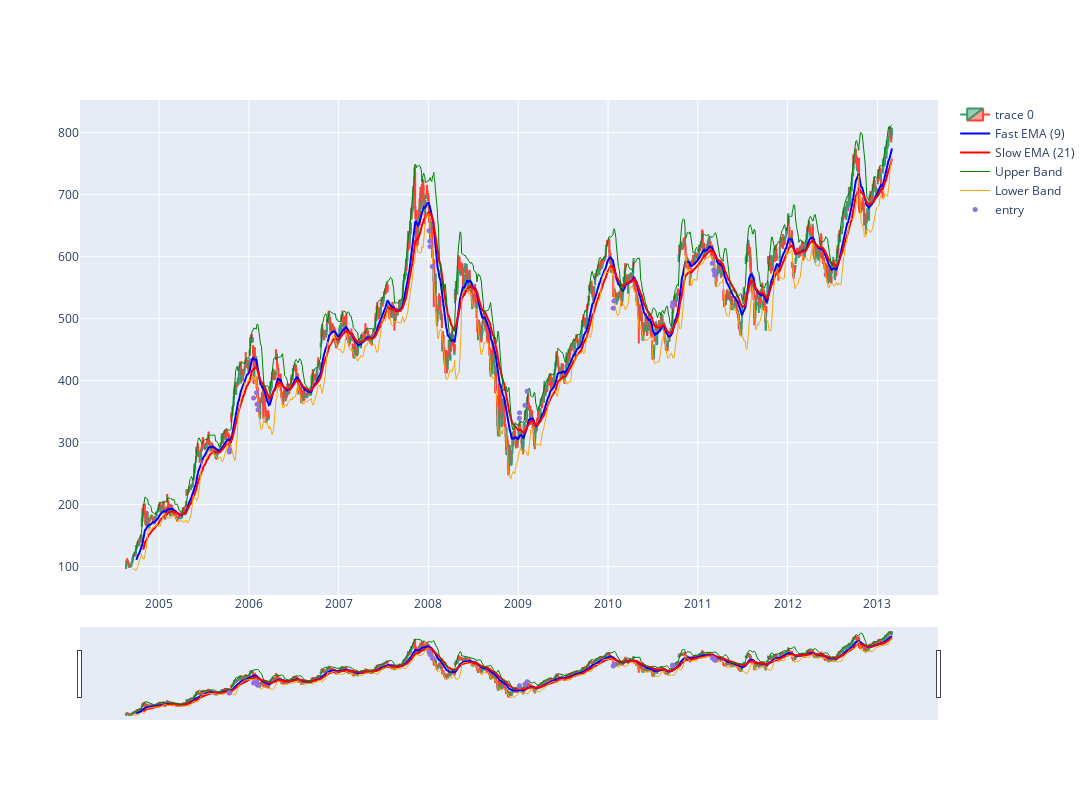

Notebook source saved alongside this figure:
### Markdown cell above
### Retrieve market data

### Code cell
symbol = 'SOLUSDT'
interval = '5'
category = 'linear'
start_date = '2024-10-01 00:00:00'
end_date = '2023-02-01 00:00:00'


#df = fetch_market_data(symbol,interval, category, start_date, None)

 
#df[['Open', 'High', 'Low', 'Close', 'Volume']] = df[['Open', 'High', 'Low', 'Close', 'Volume']].apply(pd.to_numeric)
df = GOOG

#df.reset_index(inplace=True, drop=True)
df['RSI'] = ta.rsi(df['Close'].astype(float), length = 14)
df['Fast_EMA'] = ta.ema(df['Close'].astype(float), length=30)
df['Slow_EMA'] = ta.ema(df['Close'].astype(float), length=50)

df['ATR'] = ta.atr(df['High'].astype(float), df['Low'].astype(float),df['Close'].astype(float), length=7)

bbands = ta.bbands(df['Close'].astype(float), length = 20, std = 2)
df = df.join(bbands)


backcandles = 100
#df.reset_index(inplace=True, drop=True)
df['EMA_SIGNAL'] = [ema_signal(df, i,backcandles) if i >= backcandles - 1 else 0 for i in range(len(df))]
df['TOTAL_SIGNAL'] = [total_signal(df, i,backcandles) if i >= backcandles-1 else 0 for i in range(len(df))]
df['pointpos'] = [
    float(row['Low']) - (float(row['High']) - float(row['Low'])) * 0.5 if row['TOTAL_SIGNAL'] == 1 else  # LONG
    float(row['High']) + (float(row['High']) - float(row['Low'])) * 0.5 if row['TOTAL_SIGNAL'] == -1 else  # SHORT
    None
    for _, row in df.iterrows()

]
display(df)
#display(df[df['TOTAL_SIGNAL']!= 0].tail(30))

#display(df.tail(30))
#print(df.dtypes)
print(len(df))


fig = go.Figure(data = go.Candlestick(x=df.index,
                                      open = df['Open'],
                                      high = df['High'],
                                      low = df['Low'],
                                      close = df['Close']))
#fig.update_layout(xaxis_rangeslider_visible=False)
fig.add_trace(go.Scatter(x=df.index, y=df['Fast_EMA'], line=dict(color='blue'), name='Fast EMA (9)'))
fig.add_trace(go.Scatter(x=df.index, y=df['Slow_EMA'], line=dict(color='red'), name='Slow EMA (21)'))

fig.add_trace(go.Scatter(x=df.index, y=df['BBU_20_2.0'], line=dict(color='green', width = 1), name='Upper Band'))
fig.add_trace(go.Scatter(x=df.index, y=df['BBL_20_2.0'], line=dict(color='orange', width = 1), name='Lower Band'))


fig.add_scatter(x= df.index, y=df['pointpos'], mode='markers', marker=dict(size=5, color = "MediumPurple"), name = "entry")
fig.update_layout(
    width=1200,  
    height=800  
)

fig.show()

### Figure 1 — Plotly figure (JSON) as saved in the notebook; plotly's stock layout.template omitted (floating-point values rounded to 4 significant figures; data arrays with more than 128 entries replaced by an {"elided": "..."} marker saying what was removed)
{"data": [{"close": {"elided": "2148 float values"}, "high": {"elided": "2148 float values"}, "low": {"elided": "2148 float values"}, "open": {"elided": "2148 float values"}, "type": "candlestick", "x": {"elided": "2148 str values"}}, {"line": {"color": "blue"}, "name": "Fast EMA (9)", "type": "scatter", "x": {"elided": "2148 str values"}, "y": {"elided": "2148 float values"}}, {"line": {"color": "red"}, "name": "Slow EMA (21)", "type": "scatter", "x": {"elided": "2148 str values"}, "y": {"elided": "2148 float values"}}, {"line": {"color": "green", "width": 1}, "name": "Upper Band", "type": "scatter", "x": {"elided": "2148 str values"}, "y": {"elided": "2148 float values"}}, {"line": {"color": "orange", "width": 1}, "name": "Lower Band", "type": "scatter", "x": {"elided": "2148 str values"}, "y": {"elided": "2148 float values"}}, {"marker": {"color": "MediumPurple", "size": 5}, "mode": "markers", "name": "entry", "type": "scatter", "x": {"elided": "2148 str values"}, "y": {"elided": "2148 float values"}}], "layout": {"height": 800, "width": 1200}}
